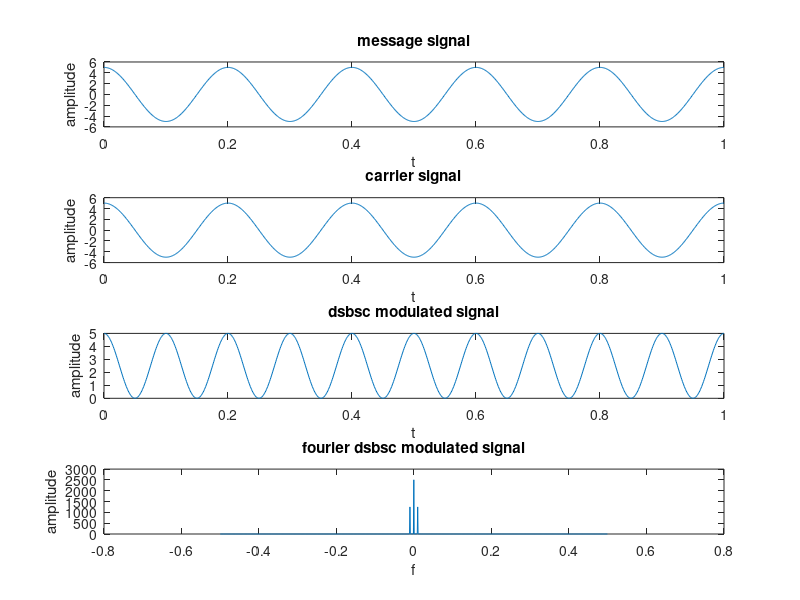

The MATLAB script that drew this image:
%dsbsc modulation and fourier transformation

close all
clear all
clc
    
am=input('amplitude of message signal=');
fm=input('frequency of message signal=');
ac=input('amplitude of carrier signal=');
fc=input('frequency of carrier signal=');

t=0:0.001:1;

mt=am*cos(2*pi*fm*t); %message signal
ct=ac*cos(2*pi*fc*t); %carrier signal
dsbsc=mt.*cos(2*pi*fc*t); %dsbsc modulated signal

%fourier transformation
n=length(dsbsc);
fourier_dsbsc=abs(fftshift(fft(dsbsc)));
f=[-n/2:n/2-1]/n;

%message signal
subplot(4,1,1);
plot(t,mt);
title('message signal')
xlabel('t')
ylabel('amplitude')

%carrier signal
subplot(4,1,2);
plot(t,ct);
title('carrier signal')
xlabel('t')
ylabel('amplitude')

%dsbsc modulated signal
subplot(4,1,3);
plot(t,dsbsc);
title('dsbsc modulated signal')
xlabel('t')
ylabel('amplitude')

%fourier dsbsc modulated signal
subplot(4,1,4);
plot(f,fourier_dsbsc);
title('fourier dsbsc modulated signal')
xlabel('f')
ylabel('amplitude')
